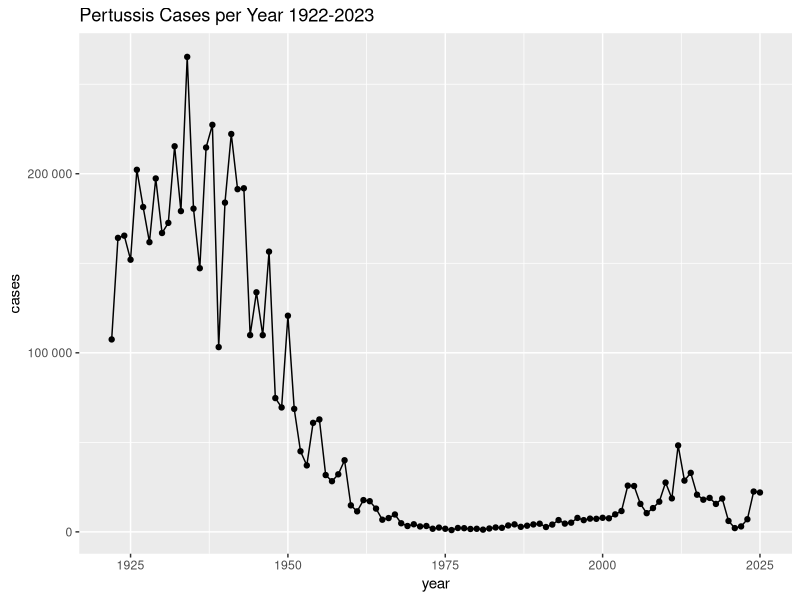
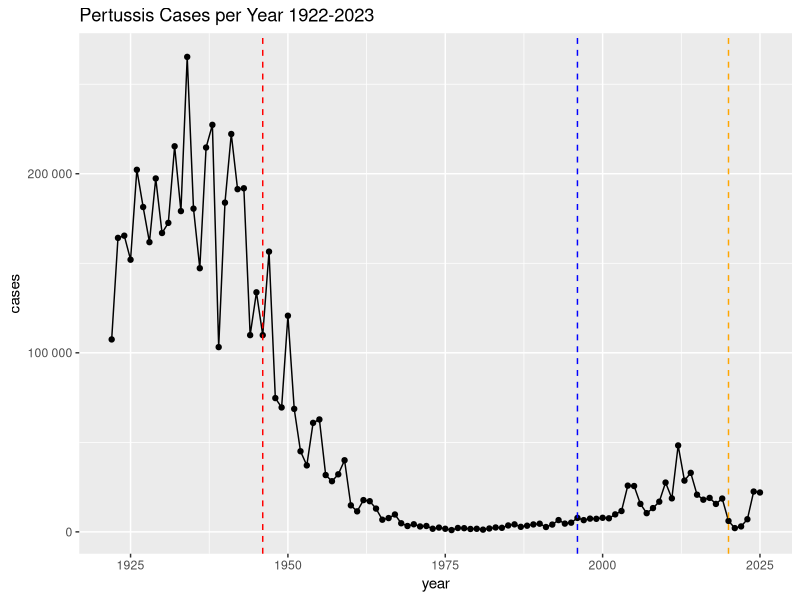

Write the R code that produced these figures, in order. (Note: this script raises an error after producing the figures.)
## ---- chunk 1
cdc <- data.frame(
  year = c(
    1922L,
    1923L,
    1924L,
    1925L,
    1926L,
    1927L,
    1928L,
    1929L,
    1930L,
    1931L,
    1932L,
    1933L,
    1934L,
    1935L,
    1936L,
    1937L,
    1938L,
    1939L,
    1940L,
    1941L,
    1942L,
    1943L,
    1944L,
    1945L,
    1946L,
    1947L,
    1948L,
    1949L,
    1950L,
    1951L,
    1952L,
    1953L,
    1954L,
    1955L,
    1956L,
    1957L,
    1958L,
    1959L,
    1960L,
    1961L,
    1962L,
    1963L,
    1964L,
    1965L,
    1966L,
    1967L,
    1968L,
    1969L,
    1970L,
    1971L,
    1972L,
    1973L,
    1974L,
    1975L,
    1976L,
    1977L,
    1978L,
    1979L,
    1980L,
    1981L,
    1982L,
    1983L,
    1984L,
    1985L,
    1986L,
    1987L,
    1988L,
    1989L,
    1990L,
    1991L,
    1992L,
    1993L,
    1994L,
    1995L,
    1996L,
    1997L,
    1998L,
    1999L,
    2000L,
    2001L,
    2002L,
    2003L,
    2004L,
    2005L,
    2006L,
    2007L,
    2008L,
    2009L,
    2010L,
    2011L,
    2012L,
    2013L,
    2014L,
    2015L,
    2016L,
    2017L,
    2018L,
    2019L,
    2020L,
    2021L,
    2022L,
    2023L,
    2024L,
    2025L
  ),
  cases = c(
    107473,
    164191,
    165418,
    152003,
    202210,
    181411,
    161799,
    197371,
    166914,
    172559,
    215343,
    179135,
    265269,
    180518,
    147237,
    214652,
    227319,
    103188,
    183866,
    222202,
    191383,
    191890,
    109873,
    133792,
    109860,
    156517,
    74715,
    69479,
    120718,
    68687,
    45030,
    37129,
    60886,
    62786,
    31732,
    28295,
    32148,
    40005,
    14809,
    11468,
    17749,
    17135,
    13005,
    6799,
    7717,
    9718,
    4810,
    3285,
    4249,
    3036,
    3287,
    1759,
    2402,
    1738,
    1010,
    2177,
    2063,
    1623,
    1730,
    1248,
    1895,
    2463,
    2276,
    3589,
    4195,
    2823,
    3450,
    4157,
    4570,
    2719,
    4083,
    6586,
    4617,
    5137,
    7796,
    6564,
    7405,
    7298,
    7867,
    7580,
    9771,
    11647,
    25827,
    25616,
    15632,
    10454,
    13278,
    16858,
    27550,
    18719,
    48277,
    28639,
    32971,
    20762,
    17972,
    18975,
    15609,
    18617,
    6124,
    2116,
    3044,
    7063,
    22530,
    21996
  )
)
## ---- chunk 2
library(ggplot2)
ggplot(cdc) +
  aes(year, cases) +
  geom_point() +
  geom_line() +
  labs(title = "Pertussis Cases per Year 1922-2023") +
  scale_y_continuous(labels = scales::label_number())
  
## ---- chunk 3
library(ggplot2)
ggplot(cdc) +
  aes(year, cases) +
  geom_point() +
  geom_line() +
  labs(title = "Pertussis Cases per Year 1922-2023") +
  scale_y_continuous(labels = scales::label_number()) +
  geom_vline(xintercept = 1946, color="red", linetype = "dashed") +
  geom_vline(xintercept = 1996,color = "blue", linetype = "dashed") +
  geom_vline(xintercept = 2020,color = "orange", linetype = "dashed") 
  
## ---- chunk 4
library(jsonlite)

subject <- read_json("http://cmi-pb.org/api/v5_1/subject", TRUE)

head(subject)
## ---- chunk 5
table(subject$infancy_vac)
## ---- chunk 6
table(subject$biological_sex)
## ---- chunk 7
table(subject$race, subject$biological_sex)

## ---- chunk 8
specimen <- read_json("https://www.cmi-pb.org/api/v5_1/specimen", TRUE)

ab_titer <- read_json("https://www.cmi-pb.org/api/v5_1/plasma_ab_titer", TRUE)
## ---- chunk 9
head(specimen)
## ---- chunk 10
head(ab_titer)
## ---- chunk 11
library(dplyr)
meta <- inner_join(subject, specimen)
## ---- chunk 12
abdata <- inner_join(ab_titer, meta)

head(abdata, 5)
## ---- chunk 13
table(abdata$isotype)
## ---- chunk 14
table(abdata$antigen)
## ---- chunk 15
table(abdata$dataset)
## ---- chunk 16
igg <- abdata |>
  filter(isotype =="IgG")

head(igg)
## ---- chunk 17
ggplot(igg) +
  aes(MFI_normalised, antigen) +
  geom_boxplot() + 
    xlim(0,75) +
  facet_wrap(vars(visit), nrow=2)

## ---- chunk 18
ggplot(igg) +
  aes(MFI_normalised, antigen) +
  geom_boxplot()
## ---- chunk 19
ggplot(igg) +
  aes(MFI_normalised, antigen) +
  geom_boxplot() +
  facet_wrap(~infancy_vac)
## ---- chunk 20
ggplot(igg) +
  aes(MFI_normalised, antigen, color = infancy_vac) +
  geom_boxplot()
## ---- chunk 21
ggplot(igg) +
  aes(MFI_normalised, antigen, color = infancy_vac) +
  geom_boxplot() +
  facet_wrap(~visit)
## ---- chunk 22
pt.igg21 <- igg |> filter(antigen =="PT",
              dataset == "2021_dataset")
## ---- chunk 23
ggplot(pt.igg21) +
  aes(planned_day_relative_to_boost, MFI_normalised, col = infancy_vac, group = subject_id) +
  geom_point() +
  geom_line() +
  geom_vline(xintercept = 14, col="black",lty="dashed")

## ---- chunk 24
ggplot(pt.igg21) +
  aes(planned_day_relative_to_boost, MFI_normalised, col = infancy_vac, group = subject_id) +
  geom_point() +
  geom_line(alpha = 0.4) +
  geom_vline(xintercept = 14, col="black",lty="dashed") +
  geom_vline(xintercept = 0, col="black", lty="dashed") +
  geom_smooth(aes(group = infancy_vac), method = "loess", span = 1.06, se = FALSE, linewidth = 1.5) +
  
  labs(title = "CMI-PB 2021 dataset IgG PT",
       subtitle = "Dashed lines at day 0 (pre boost) and day 14 (post boost)",
       x = "Day relative to boost",
       y = "Normalised MFI")
